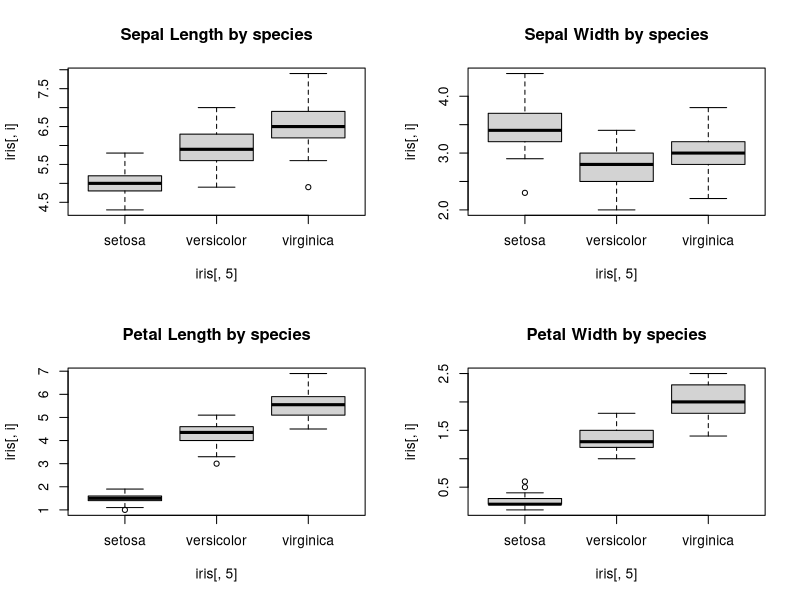

R code for this plot:
#R class 8_2017/09/20
sum <- 0
cnt <- 0
for (num in 1:100){
  sum <- sum + num  #計算總和
  cnt <- cnt + 1  #計算項數
}
sum
cnt
avg <- sum / cnt  #計算平均

#畫iris不同變數的boxplot
iris_var <- names(iris)
iris_var <- sub("\\.", " ", iris_var)  #把.換成空格
par(mfrow = c(2, 2))
for (i in 1:4){
  boxplot(iris[, i] ~ iris[, 5], main = paste(iris_var[i], "by species"))
}

#製作撲克牌
poker_cards <- c()  #用來存poker
poke_suit <- c("club", "diamond", "heart", "spade")  #撲克牌的4種花色
poke_num <- 1:13  #每個花色有13個數字
for(suit in poke_suit) {
  for(num in poke_num) {
    print(sprintf("%s %s", suit, num))  #將suit和num貼在一起
    poker_cards <- c(poker_cards, sprintf("%s %i", suit, num))
  }
}
poker_cards

#製作99乘法表
mat_99 <- matrix(nrow = 9, ncol = 9)
for (j in 1:9) {
  for (i in 1:9) {
    mat_99[i, j] <- paste(i, "x", j, "=", i * j)
  }
}

#投擲硬幣
coin <- c("Head", "Tail")
logs <- c()
cnt <- 0
while (sum(logs == "Head") < 3){  #logs == "Head"時為TRUE
 logs <- c(logs, sample(coin, size = 1))  #儲存投擲紀錄
}
length(logs)  #看總共投了幾次

sample(1:10)  #sample預設的size為資料總數
sample(1:10, replace = TRUE)  #若replace為TRUE則每抽一個就會放回，故會抽出一樣的值

#創造撲克牌
poker_cards <- c()  #用來存poker
poke_suit <- c("club", "diamond", "heart", "spade")  #撲克牌的4種花色
poke_num <- 1:13  #每個花色有13個數字
for(suit in poke_suit) {
  for(num in poke_num) {
    print(sprintf("%s %s", suit, num))  #將suit和num貼在一起
    poker_cards <- c(poker_cards, sprintf("%s %i", suit, num))
  }
}

#抽撲克牌
shuffled_poker_cards <- poker_cards[sample(1:52)]  #洗牌
poker_card_logs <- c()
while((sum(poker_card_logs == "spade 2")) < 1 ){
  poker_card_logs <- c(poker_card_logs, shuffled_poker_cards[1])
  shuffled_poker_cards <- shuffled_poker_cards[-1]
}
length(poker_card_logs)  #看抽了幾次
poker_card_logs

#流程控制
weather = sample(c("晴天", "多雲", "毛毛雨", "狂風", "暴雨", "下雪", "打雷閃電"), size = 1)
if (weather %in% c("晴天", "多雲")) {  #weather為晴天或多雲
 print(paste0("天氣是", weather, "，", "去戶外跑步"))  #連接不會有空格 
} else if (weather == "毛毛雨" | weather == "狂風") {  #weather為毛毛雨或狂風
  print(paste0("天氣是", weather, "，", "去健身房"))
}else {
  print(paste0("天氣是", weather, "，", "在家當沙發馬鈴薯")) 
} 

#break會直接使迴圈中止
#next會跳到下個值並繼續迴圈

for(i in 1:100){
  if (i %% 15 == 0) {
    print("15的倍數")
    } else if (i %% 5 == 0) {
    print("5的倍數")
    } else if(i %% 3 == 0) {
    print("3的倍數")
    } else {
      print(i)
    }
}

factor_87 <- c()
for(i in 1:87) {
  if (87 %% i == 0) {
    factor_87 <- c(factor_87, i)
  }
}
factor_87